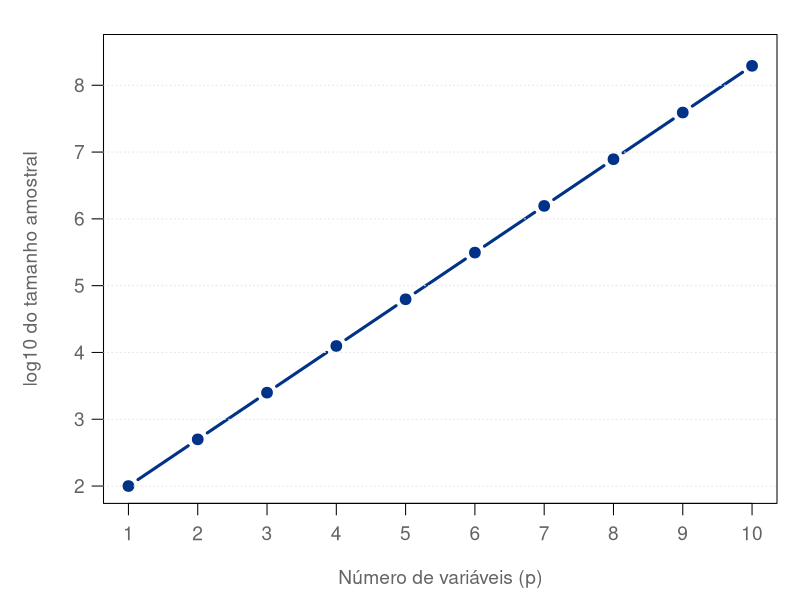
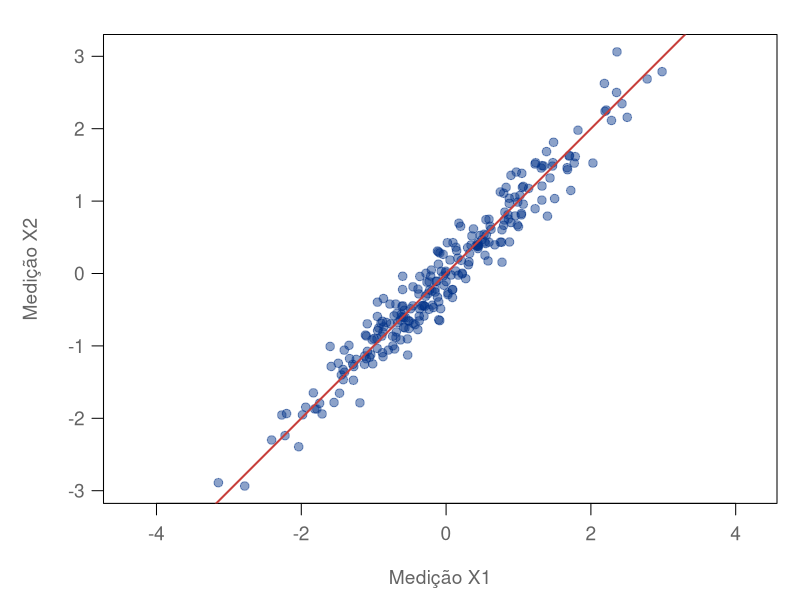
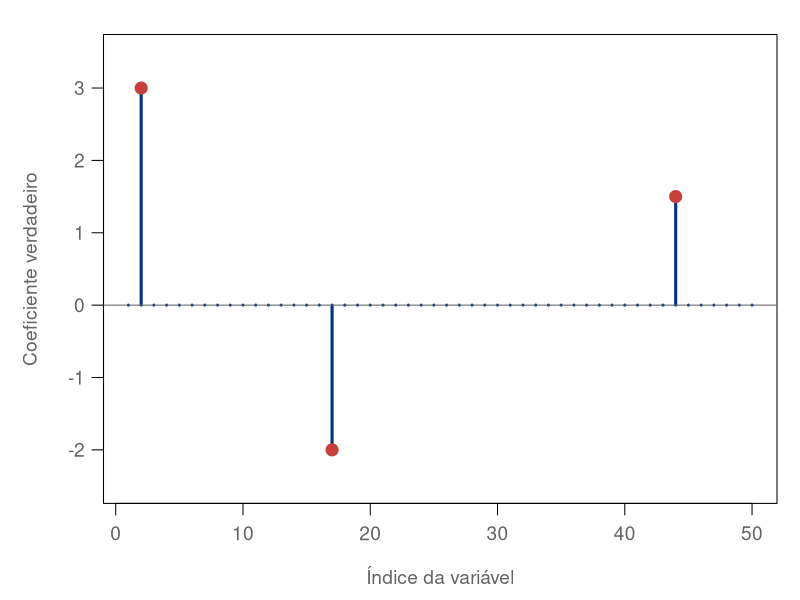
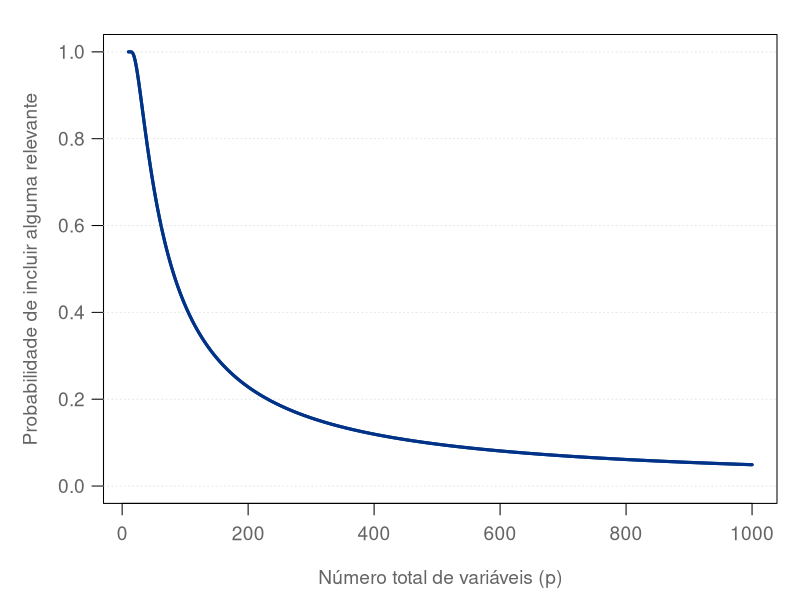

Write the R code that produced these figures, in order.
## ---- chunk 1
#| include: false
azul <- "#003287"
vermelho <- "#C83E3A"
cinza <- "#646464"
par_aula <- function(...) {
  par(mar = c(4.2, 4.5, 1.5, 1), mgp = c(2.7, 0.8, 0),
      las = 1, cex = 1.15, col.axis = cinza, col.lab = cinza, ...)
}
## ---- chunk 2
#| fig-height: 4.3
#| fig-alt: "O logaritmo decimal da amostra necessária cresce linearmente com p, indicando crescimento exponencial da amostra."
par_aula()
p <- 1:10
plot(p, log10(20 * 5^p), type = "b", pch = 19, lwd = 3,
     col = azul, xlab = "Número de variáveis (p)",
     ylab = "log10 do tamanho amostral", xaxt = "n", ylim = c(2, 8.5))
axis(1, at = p)
abline(h = 2:8, col = "#E5E5E5", lty = 3)
points(p, log10(20 * 5^p), pch = 19, col = azul)
## ---- chunk 3
#| fig-alt: "Duas medições de um fator comum produzem uma nuvem próxima de uma reta."
set.seed(335)
z <- rnorm(250)
x1 <- z + rnorm(250, sd = 0.18)
x2 <- z + rnorm(250, sd = 0.18)
par_aula()
plot(x1, x2, pch = 19, col = adjustcolor(azul, 0.45),
     xlab = "Medição X1", ylab = "Medição X2", asp = 1)
abline(0, 1, col = vermelho, lwd = 2)
## ---- chunk 4
#| fig-alt: "Três coeficientes são diferentes de zero entre cinquenta variáveis."
beta <- numeric(50)
beta[c(2, 17, 44)] <- c(3, -2, 1.5)
par_aula()
plot(seq_along(beta), beta, type = "h", lwd = 3, col = azul,
     xlab = "Índice da variável", ylab = "Coeficiente verdadeiro",
     ylim = c(-2.5, 3.5))
abline(h = 0, col = cinza)
points(which(beta != 0), beta[beta != 0], pch = 19, col = vermelho, cex = 1.4)
## ---- chunk 5
#| fig-alt: "Com cinco variáveis relevantes e mtry igual a dez, a chance de incluir uma relevante cai à medida que p aumenta."
pp <- 10:1000
s <- 5
q <- 10
prob <- 1 - exp(lchoose(pp - s, q) - lchoose(pp, q))
par_aula()
plot(pp, prob, type = "l", lwd = 3, col = azul, ylim = c(0, 1),
     xlab = "Número total de variáveis (p)",
     ylab = "Probabilidade de incluir alguma relevante")
abline(h = seq(0, 1, 0.2), col = "#E5E5E5", lty = 3)
lines(pp, prob, lwd = 3, col = azul)
